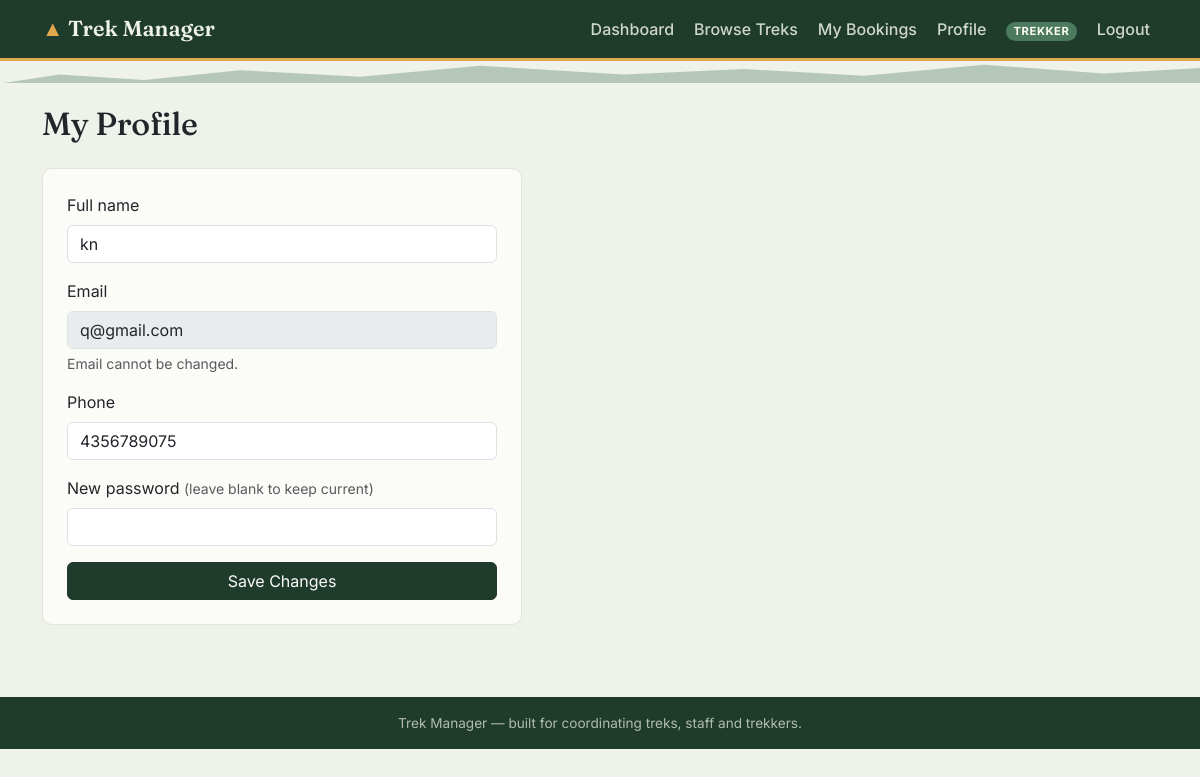
/trekker/profile (signed in), run on the app's committed database.
### models.py (models this page shows, shortened)
class User(UserMixin, db.Model):
    __tablename__ = "users"
    id = db.Column(db.Integer, primary_key=True)
    name = db.Column(db.String(120), nullable=False)
    email = db.Column(db.String(150), unique=True, nullable=False, index=True)
    phone = db.Column(db.String(20))
    password_hash = db.Column(db.String(255), nullable=False)
    role = db.Column(db.String(20), nullable=False)  # admin / staff / trekker
    status = db.Column(db.String(20), nullable=False, default=STATUS_ACTIVE)
    created_at = db.Column(db.DateTime, default=datetime.utcnow)
    assigned_treks = db.relationship(
        "Trek", backref="staff", lazy=True, foreign_keys="Trek.assigned_staff_id"
    )
    bookings = db.relationship(
        "Booking", backref="trekker", lazy=True, foreign_keys="Booking.user_id"
    )
    @property
    def is_admin(self):
        return self.role == ROLE_ADMIN
    @property
    def is_staff(self):
        return self.role == ROLE_STAFF
    @property
    def is_trekker(self):
        return self.role == ROLE_TREKKER

### trekker.py (the view, shortened to what this page needs)
@trekker_bp.route("/profile", methods=["GET", "POST"])
@login_required
@trekker_required
def profile():
    return render_template("trekker/profile.html")

### trekker.py (called while the page is built)
def trekker_required(view):
    @wraps(view)
    def wrapped(*args, **kwargs):
        if not current_user.is_authenticated or not current_user.is_trekker:
            abort(403)
        return view(*args, **kwargs)
    return wrapped

### templates/trekker/profile.html (shortened to what this page needs)
{% extends "base.html" %}
{% block content %}
<h2 class="display-title mb-4">My Profile</h2>
<form method="post" class="card-trek p-4" style="max-width: 480px;">
  <div class="mb-3">
    <label class="form-label">Full name</label>
    <input type="text" class="form-control" name="name" value="{{ current_user.name }}" required>
  </div>
  <div class="mb-3">
    <label class="form-label">Email</label>
    <input type="email" class="form-control" value="{{ current_user.email }}" disabled>
    <div class="form-text">Email cannot be changed.</div>
  </div>
  <div class="mb-3">
    <label class="form-label">Phone</label>
    <input type="text" class="form-control" name="phone" value="{{ current_user.phone or '' }}">
  </div>
  <div class="mb-3">
    <label class="form-label">New password <span class="text-muted small">(leave blank to keep current)</span></label>
    <input type="password" class="form-control" name="new_password" minlength="6">
  </div>
  <button type="submit" class="btn btn-forest w-100">Save Changes</button>
</form>
{% endblock %}

### templates/base.html (shortened to what this page needs)
<!DOCTYPE html>
<html lang="en">
<head>
  <link href="https://cdn.jsdelivr.net/npm/bootstrap@5.3.2/dist/css/bootstrap.min.css" rel="stylesheet">
  <link rel="stylesheet" href="{{ url_for('static', filename='css/style.css') }}">
</head>
<body>
<nav class="navbar navbar-expand-lg navbar-trek">
  <div class="container">
    <a class="navbar-brand" href="{{ url_for('index') }}">
      <span class="peak">&#9650;</span> Trek Manager
    </a>
    <div class="collapse navbar-collapse" id="navMain">
      <ul class="navbar-nav ms-auto align-items-lg-center gap-lg-1">
        {% if current_user.is_authenticated %}
          {% if current_user.is_admin %}
            <li class="nav-item"><a class="nav-link" href="{{ url_for('admin.dashboard') }}">Dashboard</a></li>
            <li class="nav-item"><a class="nav-link" href="{{ url_for('admin.treks') }}">Treks</a></li>
            <li class="nav-item"><a class="nav-link" href="{{ url_for('admin.staff_list') }}">Staff</a></li>
            <li class="nav-item"><a class="nav-link" href="{{ url_for('admin.users_list') }}">Trekkers</a></li>
            <li class="nav-item"><a class="nav-link" href="{{ url_for('admin.bookings') }}">Bookings</a></li>
            <li class="nav-item">
              <form class="d-flex" role="search" action="{{ url_for('admin.search') }}" method="get">
                <input class="form-control form-control-sm" type="search" name="q" placeholder="Search..." style="width: 140px;">
              </form>
            </li>
          {% elif current_user.is_staff %}
            <li class="nav-item"><a class="nav-link" href="{{ url_for('staff.dashboard') }}">My Treks</a></li>
          {% else %}
            <li class="nav-item"><a class="nav-link" href="{{ url_for('trekker.dashboard') }}">Dashboard</a></li>
            <li class="nav-item"><a class="nav-link" href="{{ url_for('trekker.treks') }}">Browse Treks</a></li>
            <li class="nav-item"><a class="nav-link" href="{{ url_for('trekker.my_bookings') }}">My Bookings</a></li>
            <li class="nav-item"><a class="nav-link" href="{{ url_for('trekker.profile') }}">Profile</a></li>
          {% endif %}
          <li class="nav-item ms-lg-2">
            <span class="badge badge-role rounded-pill">{{ current_user.role }}</span>
          </li>
          <li class="nav-item ms-lg-2">
            <a class="nav-link" href="{{ url_for('auth.logout') }}">Logout</a>
          </li>
        {% endif %}
      </ul>
    </div>
  </div>
</nav>
<div class="elevation-rule"></div>
<main class="container py-4">
  {% block content %}{% endblock %}
</main>
<footer class="site-footer py-3 mt-5">
  <div class="container text-center">
    Trek Manager &mdash; built for coordinating treks, staff and trekkers.
  </div>
</footer>
</body>
</html>

### static/css/style.css (style rules this page uses)
:root { --forest: #1f3b2c; --forest-dark: #142a1e; --moss: #4c7a5e; --glacier: #6fa8b8; --amber: #e0a94e; --stone: #eef2ea; --stone-dark: #dfe6da; --charcoal: #23252a; --paper: #fbfbf8; }
body { background-color: var(--stone); color: var(--charcoal); font-family: 'Inter', -apple-system, BlinkMacSystemFont, sans-serif; }
h1, h2, h3, h4, h5, .display-title, .brand-mark { font-family: 'Fraunces', Georgia, serif; letter-spacing: -0.01em; }
.navbar-trek { background: var(--forest); border-bottom: 3px solid var(--amber); }
.navbar-trek .navbar-brand { font-family: 'Fraunces', serif; font-weight: 600; color: var(--stone) !important; font-size: 1.35rem; }
.navbar-trek .navbar-brand .peak { color: var(--amber); }
.navbar-trek .nav-link { color: rgba(238, 242, 234, 0.85) !important; font-weight: 500; }
.navbar-trek .badge-role { background: var(--moss); color: var(--paper); font-size: 0.7rem; letter-spacing: 0.05em; text-transform: uppercase; }
.elevation-rule { height: 22px; width: 100%; background-image: repeating-linear-gradient( 100deg, transparent 0, transparent 18px, var(--moss) 18px, var(--moss) 20px ); opacity: 0.35; clip-path: polygon(0 100%, 5% 60%, 12% 85%, 20% 40%, 30% 70%, 40% 20%, 52% 60%, 62% 35%, 72% 65%, 82% 15%, 92% 55%, 100% 30%, 100% 100%); background-color: var(--moss); margin-bottom: -2px; }
.card-trek { background: var(--paper); border: 1px solid var(--stone-dark); border-radius: 10px; transition: box-shadow 0.15s ease, transform 0.15s ease; }
.btn-forest { background: var(--forest); border-color: var(--forest); color: var(--paper); }
.site-footer { background: var(--forest); color: rgba(238, 242, 234, 0.7); font-size: 0.85rem; }
a { color: var(--forest); }

### data on the page
User: role "TREKKER", name "kn", email "q@gmail.com", phone "4356789075"
